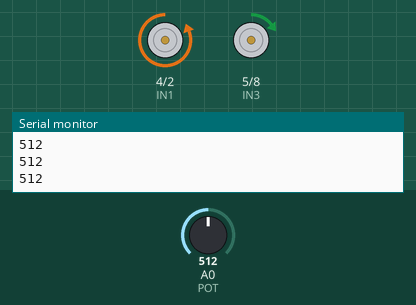
Simulated run of this sketch. Board: Arduino Uno, built with avr-gcc and run on an emulated ATmega328P. Shown: motor-driver pin pairs drawn as motors (green arrow = first pin HIGH = forward, orange = second pin HIGH = backward, longer = more drive, scaled by the enable pin), the last lines printed to the serial monitor. The inputs (shaded band) are chosen by the test bench; at power-on: A0 (POT) = 512.

Above: at 1.2 s.
1.3 s: A0 (POT) set to 450
At 1.9 s:
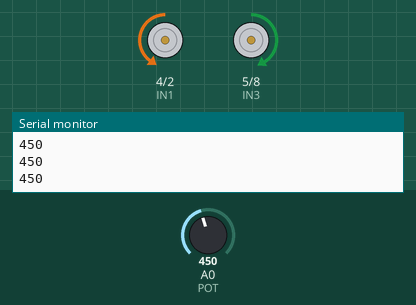
2.8 s: A0 (POT) set to 511
At 3.3 s:
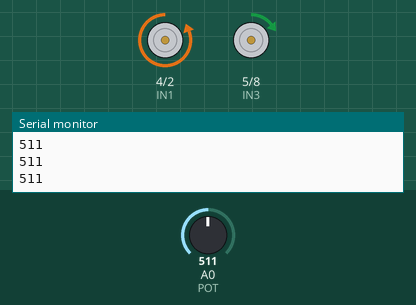
4.3 s: A0 (POT) set to 306
At 4.7 s:
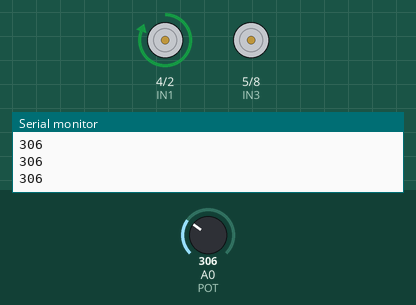
5.8 s: A0 (POT) set to 122
At 7.0 s:
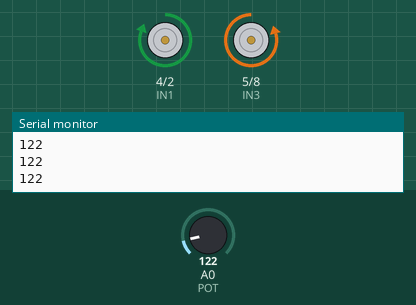
7.3 s: A0 (POT) set to 716
At 8.6 s:
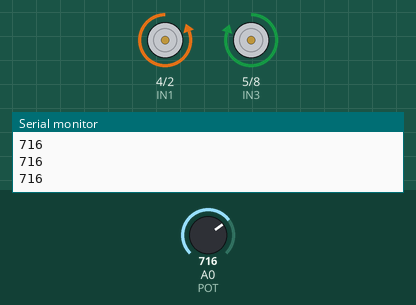
Timing chart, 0 to 9.8 s (numbered marks = the images above; inputs shaded):
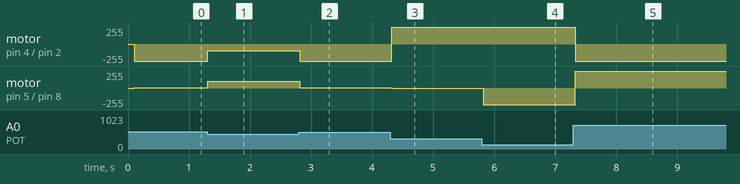

The sketch:

tesst_thu.ino
```cpp
int ENA = 9;  //10
int IN1 = 4; //5
int IN2 = 2;//6
int IN3 = 5;//9
int IN4 = 8;//8
int ENB = 3;//3
int POT = 0;
void setup() {
  pinMode(IN1, OUTPUT);     //phai
  pinMode(IN2, OUTPUT);
  pinMode(IN3, OUTPUT);     //trai
  pinMode(IN4, OUTPUT);
  pinMode(POT, INPUT);
  Serial.begin(9600);
}

/*void TienLui(){
  digitalWrite(IN1, HIGH);   //tien
  digitalWrite(IN2, LOW);
  digitalWrite(IN3, HIGH);    //tien
  digitalWrite(IN4, LOW);
  analogWrite(ENA, 115);    //12
  analogWrite(ENB, 120);    //34
  delay(3000);
  digitalWrite(IN1, LOW);   //tien
  digitalWrite(IN2, HIGH);
  digitalWrite(IN3, LOW);    //tien
  digitalWrite(IN4, HIGH);
  analogWrite(ENA, 115);
  analogWrite(ENB, 120);
  delay(3000);
}*/

void Tien(int a){
  digitalWrite(IN1, LOW);   //tien
  digitalWrite(IN2, HIGH);
  digitalWrite(IN3, HIGH);    //tien
  digitalWrite(IN4, LOW);
  analogWrite(ENA, a);
  analogWrite(ENB, a + 5);
}

void Lui(int a){
  digitalWrite(IN1, HIGH);     //lui
  digitalWrite(IN2, LOW);
  digitalWrite(IN3, LOW);     //lui
  digitalWrite(IN4, HIGH);
  analogWrite(ENA, a);
  analogWrite(ENB, a + 5);
}


  int target = 460;
void dk(){
  int value = analogRead(POT);

  if(value > target - 50 && value < target + 50){
    Tien (100);
  }
  else if(value < target - 50){
    Lui((value - target)/30);
  }
  else if(value > target + 50){
    Tien((target - value)/30);
  }
}

void loop() {
  /*digitalWrite(IN1, HIGH);   //tien
  digitalWrite(IN2, LOW);
  digitalWrite(IN3, HIGH);    //tien
  digitalWrite(IN4, LOW);
  analogWrite(ENA, 200);
  analogWrite(ENB, 200);*/
  //TienLui();
  int value = analogRead(POT);
  //int doc = analogRead(POT);
  //Serial.print(doc);

  Serial.print(value);
  Serial.print("\n");
  delay(100);
  dk();
  //Tien(200);
}
```

Measured:
- after the input at 1.3 s, motor on pin 4 (IN1) / pin 2 (IN2): backward 255/255 → backward 100/255 at once; motor on pin 5 (IN3) / pin 8 (IN4): forward 4/255 → forward 105/255 at once
- after the input at 2.8 s, motor on pin 4 (IN1) / pin 2 (IN2): backward 100/255 → backward 255/255 at once; motor on pin 5 (IN3) / pin 8 (IN4): forward 105/255 → forward 4/255 at once
- after the input at 4.3 s, motor on pin 4 (IN1) / pin 2 (IN2): backward 255/255 → forward 255/255 at once; motor on pin 5 (IN3) / pin 8 (IN4): forward 4/255 → stopped at once
- after the input at 5.8 s, motor on pin 5 (IN3) / pin 8 (IN4): stopped → backward 250/255 at once
- after the input at 7.3 s, motor on pin 4 (IN1) / pin 2 (IN2): forward 255/255 → backward 255/255 at once; motor on pin 5 (IN3) / pin 8 (IN4): backward 250/255 → forward 253/255 at once
